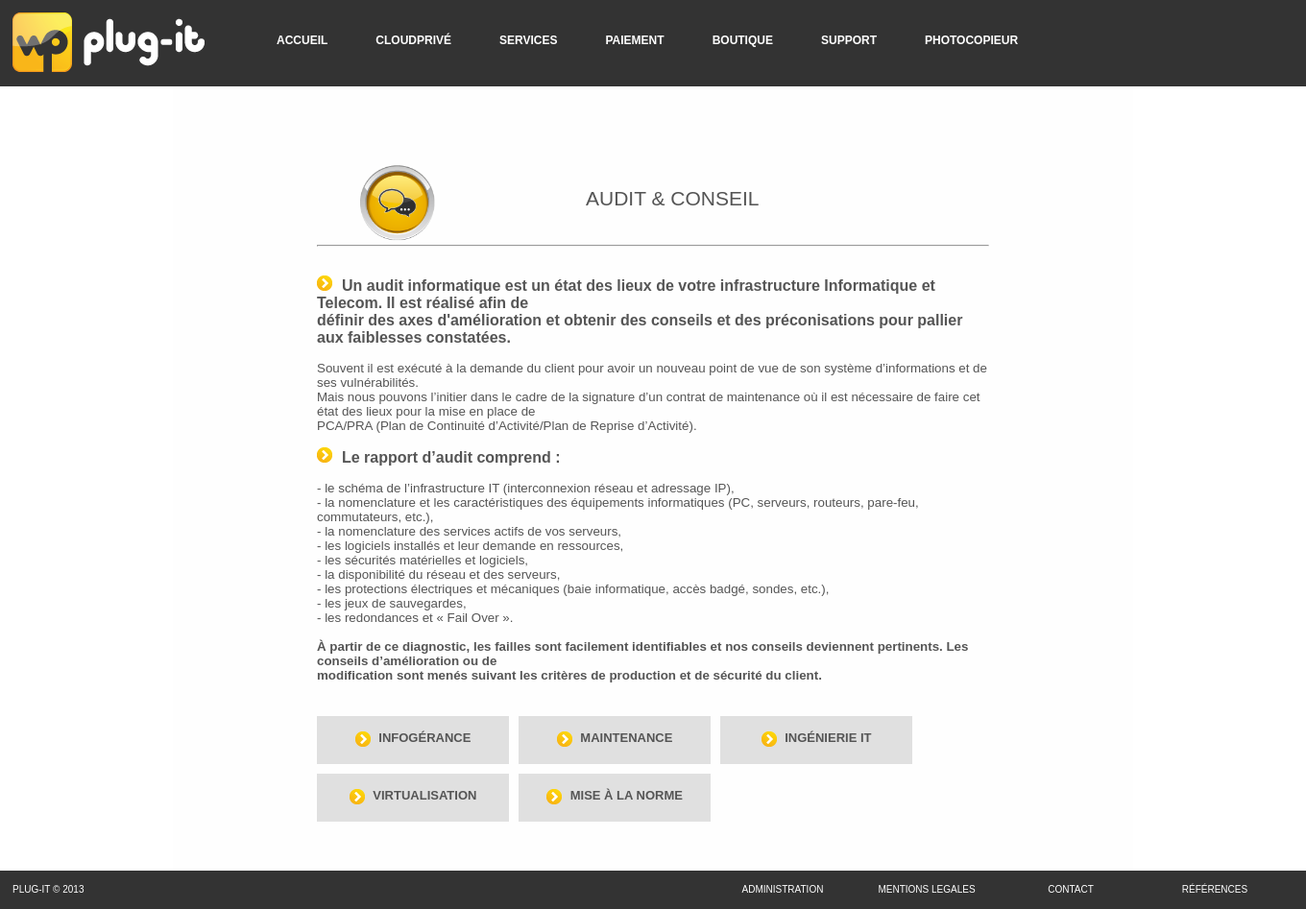
/index.php?page=services&mode=viewone&id=4, run on the app's committed database.
### tables this page shows
CREATE TABLE IF NOT EXISTS `menu` (
  `id` int(11) NOT NULL AUTO_INCREMENT,
  `interne` tinyint(1) NOT NULL,
  `active` tinyint(1) NOT NULL,
  `nom` varchar(50) NOT NULL,
  `baseName` varchar(50) NOT NULL,
  `position` int(11) NOT NULL,
  `lien` varchar(255) NOT NULL,
  `meta` text NOT NULL,
  PRIMARY KEY (`id`)
);

CREATE TABLE IF NOT EXISTS `services` (
  `id` int(11) NOT NULL AUTO_INCREMENT,
  `titre` varchar(100) NOT NULL,
  `corps` text NOT NULL,
  `image` varchar(100) NOT NULL,
  `subtitre` varchar(50) NOT NULL,
  `date` timestamp NOT NULL DEFAULT CURRENT_TIMESTAMP,
  `ordre` int(11) NOT NULL,
  PRIMARY KEY (`id`)
);

### connexionbddplugit.class.php (called while the page is built, shortened)
<?php
class connexionbddplugit
{
	private static $connexion = null;
	public static function getInstance ()
	{
		if (is_null(self::$connexion))
		{
			try
			{
				$connexion = new PDO('mysql:host=localhost;dbname=plugit2','root','');
			} catch ( Exception $e )
			{
			echo "Connection à MySQL impossible : ", $e->getMessage();
			die();
			}
			$connexion->setAttribute(PDO::ATTR_ERRMODE, PDO::ERRMODE_EXCEPTION);
			$connexion->setAttribute(PDO::ATTR_EMULATE_PREPARES, false);
			$connexion->exec("SET CHARACTER SET utf8");
		}
		return $connexion;
	}
}
?>

### Include/common/Banniere.php (the view, shortened to what this page needs)
<div>
	<div style="min-width:1350px;"><a href="index.php?page=accueil"><img src="images/logotype_plug_it.png" style="border:none;float:left; margin:13px 50px 13px 13px;"/></a>
	<ul id="menu">
		<?php
		require_once('./connexionbddplugit.class.php');
		try
		{
			$rq = connexionbddplugit::getInstance()->query("SELECT * FROM menu ORDER BY position");
			while($ar=$rq->fetch())
			{
				if($ar['active'] == true)
				{
					echo '
					<li id="li_'.$ar['id'].'"><a href="'.$_SESSION['protocol'].$_SESSION['current_loc'].$ar['lien'].'"';
					echo '>'.$ar['nom'].'</a>';
					echo '<ul id="li_sousmenu'.$ar['id'].'">';
					echo '</ul></li>';
				}
			}
		} catch ( Exception $e ) {
			echo "Une erreur est survenue : ".$e->getMessage();
		}
		?>
	</ul>
	</div>
</div>

### Include/invite/services.php (shortened to what this page needs)
<?php
	require_once('./connexionbddplugit.class.php');
	switch($_GET['mode'])
	{
		case 'viewone':
			if(isset($_GET['id']))
			{
				try{
					$bdd = connexionbddplugit::getInstance();
					$retour = $bdd->prepare("SELECT count(id) as cpt FROM services WHERE id=?");
					$retour->execute(array($_GET['id']));
					$donnees = $retour->fetch();
				} catch ( Exception $e ) {
					echo "Une erreur est survenue : ".$e->getMessage();
				}
				if($donnees['cpt'] == 1)
				{
					try{
						$bdd = connexionbddplugit::getInstance();
						$retour = $bdd->prepare("SELECT * FROM services WHERE id=?");
						$retour->execute(array($_GET['id']));
						$donnees = $retour->fetch();
					} catch ( Exception $e ) {
						echo "Une erreur est survenue : ".$e->getMessage();
					}
					echo '<div style="margin:auto;width:70%;">
						<table>
							<tr>
								<td><img src="'.$donnees['image'].'" style="width:60%;"/></td>
								<td><h2>'.$donnees['titre'].'</h2></td>
							</tr>
						</table>
						<hr/>
						<br/>
						'.nl2br($donnees['corps']).'
						</div>';
					try{
						$bdd = connexionbddplugit::getInstance();
						$retour = $bdd->prepare("SELECT * FROM services WHERE id<>? ORDER BY ordre LIMIT 10");
						$retour->execute(array($_GET['id']));
						$i=1;
						echo'<div style="margin:auto;width:70%;margin-top:20px;">
						<table cellspacing="10">';
						while ($donnees = $retour->fetch())
							{
								if($i == 1)
									echo '<tr>';
								echo '<td>
								<div class="blocklink" onclick="location.href=\''.$_SESSION['protocol'].$_SESSION['current_loc'].'index.php?page=services&mode=viewone&id='.$donnees['id'].'\'">
									<p style="text-align:center;position:relative;top:30%;">
										<img src="images/fleche.png" style="vertical-align:middle;"/> <span style="font-size:13px;font-weight:bold;margin-left:5px;text-transform:uppercase;">'.$donnees['subtitre'].'</span>
									</p>
								</div></td>';
								$i++;
								if($i > 3)
								{
									$i=1;
									echo '</tr>';
								}
							}
						echo '</table></div>';
					} catch ( Exception $e ) {
						echo "Une erreur est survenue : ".$e->getMessage();
					}
				}
				else
					echo '<p>Erreur</p>';
			}
			else
				echo '<p>Erreur</p>';
		break;
	}

### css/styles.css (style rules this page uses)
* { padding: 0px; margin: 0px; outline: none; }

### styles/index.css (style rules this page uses)
#menu { min-width: 1250px; margin: 0 0 0 100px; padding: 0px 0px 0px 0px; list-style: none; background: #333333; }
#menu li { float: left; padding: 30px 15px 30px 15px; position: relative; height:30px; }
#menu a { float: left; height: 25px; display:block; padding:0px 10px 0px 10px; color: #333333; text-transform: uppercase; font: bold 12px/25px Arial, Helvetica; text-decoration: none; color:white; }
#menu:after { visibility: hidden; display: block; font-size: 0; content: " "; clear: both; height: 0; }
.blocklink { width:200px; height: 50px; background-color:#e0e0e0; cursor: pointer; margin-right:10px; margin-bottom:10px; }
.titre { font-size:120%; font-weight:bold; }
h2,h3 { text-align: center; font-weight: normal; font-size:21px; line-height:21px; text-transform:uppercase; }
body { color:#555555; font-size:10pt; font-family: Arial,Helvetica,sans-serif; padding:0; margin: 0; }
html { margin:0; }

### data on the page
menu: nom "ACCUEIL"
menu: nom "CLOUDPRIVÉ"
menu: nom "SERVICES"
menu: nom "PAIEMENT"
menu: nom "BOUTIQUE"
menu: nom "SUPPORT"
menu: nom "PHOTOCOPIEUR"
services: image (picture), titre "AUDIT & CONSEIL", corps (picture), corps "Un audit informatique est un état des lieux de votre infrastructure Informatique et Telecom. Il est réalisé afin de définir des axes d'amélioration et obtenir des conseils et des préconisations pour pallier aux faiblesses constatées. Souvent il est exécuté à la demande du client pour avoir un nouveau point de vue de son système d’informations et de ses vulnérabilités. Mais nous pouvons l’initier dans le cadre de la signature d’un contrat de maintenance où il est nécessaire de faire cet état des lieux pour la mise en place de PCA/PRA (Plan de Continuité d’Activité/Plan de Reprise d’Activité). Le rapport d’audit comprend : - le schéma de l’infrastructure IT (interconnexion réseau et adressage…"
services: subtitre "INFOGÉRANCE"
services: subtitre "MAINTENANCE"
services: subtitre "INGÉNIERIE IT"
services: subtitre "VIRTUALISATION"
services: subtitre "MISE À LA NORME"
